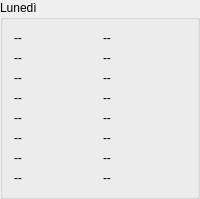
           <widget class="QGroupBox" name="groupBox_22">
            <property name="title">
             <string>Lunedì</string>
            </property>
            <layout class="QVBoxLayout" name="verticalLayout_19">
             <item>
              <layout class="QHBoxLayout" name="horizontalLayout_43">
               <item>
                <widget class="QLabel" name="lline1_1">
                 <property name="text">
                  <string>--</string>
                 </property>
                </widget>
               </item>
               <item>
                <widget class="QLabel" name="llvalue1_1">
                 <property name="text">
                  <string>--</string>
                 </property>
                </widget>
               </item>
              </layout>
             </item>
             <item>
              <layout class="QHBoxLayout" name="horizontalLayout_44">
               <item>
                <widget class="QLabel" name="lline2_1">
                 <property name="text">
                  <string>--</string>
                 </property>
                </widget>
               </item>
               <item>
                <widget class="QLabel" name="llvalue2_1">
                 <property name="text">
                  <string>--</string>
                 </property>
                </widget>
               </item>
              </layout>
             </item>
             <item>
              <layout class="QHBoxLayout" name="horizontalLayout_50">
               <item>
                <widget class="QLabel" name="lline3_1">
                 <property name="text">
                  <string>--</string>
                 </property>
                </widget>
               </item>
               <item>
                <widget class="QLabel" name="llvalue3_1">
                 <property name="text">
                  <string>--</string>
                 </property>
                </widget>
               </item>
              </layout>
             </item>
             <item>
              <layout class="QHBoxLayout" name="horizontalLayout_49">
               <item>
                <widget class="QLabel" name="lline4_1">
                 <property name="text">
                  <string>--</string>
                 </property>
                </widget>
               </item>
               <item>
                <widget class="QLabel" name="llvalue4_1">
                 <property name="text">
                  <string>--</string>
                 </property>
                </widget>
               </item>
              </layout>
             </item>
             <item>
              <layout class="QHBoxLayout" name="horizontalLayout_48">
               <item>
                <widget class="QLabel" name="lline5_1">
                 <property name="text">
                  <string>--</string>
                 </property>
                </widget>
               </item>
               <item>
                <widget class="QLabel" name="llvalue5_1">
                 <property name="text">
                  <string>--</string>
                 </property>
                </widget>
               </item>
              </layout>
             </item>
             <item>
              <layout class="QHBoxLayout" name="horizontalLayout_47">
               <item>
                <widget class="QLabel" name="lline6_1">
                 <property name="text">
                  <string>--</string>
                 </property>
                </widget>
               </item>
               <item>
                <widget class="QLabel" name="llvalue6_1">
                 <property name="text">
                  <string>--</string>
                 </property>
                </widget>
               </item>
              </layout>
             </item>
             <item>
              <layout class="QHBoxLayout" name="horizontalLayout_46">
               <item>
                <widget class="QLabel" name="lline7_1">
                 <property name="text">
                  <string>--</string>
                 </property>
                </widget>
               </item>
               <item>
                <widget class="QLabel" name="llvalue7_1">
                 <property name="text">
                  <string>--</string>
                 </property>
                </widget>
               </item>
              </layout>
             </item>
             <item>
              <layout class="QHBoxLayout" name="horizontalLayout_45">
               <item>
                <widget class="QLabel" name="lline8_1">
                 <property name="text">
                  <string>--</string>
                 </property>
                </widget>
               </item>
               <item>
                <widget class="QLabel" name="llvalue8_1">
                 <property name="text">
                  <string>--</string>
                 </property>
                </widget>
               </item>
              </layout>
             </item>
            </layout>
           </widget>
